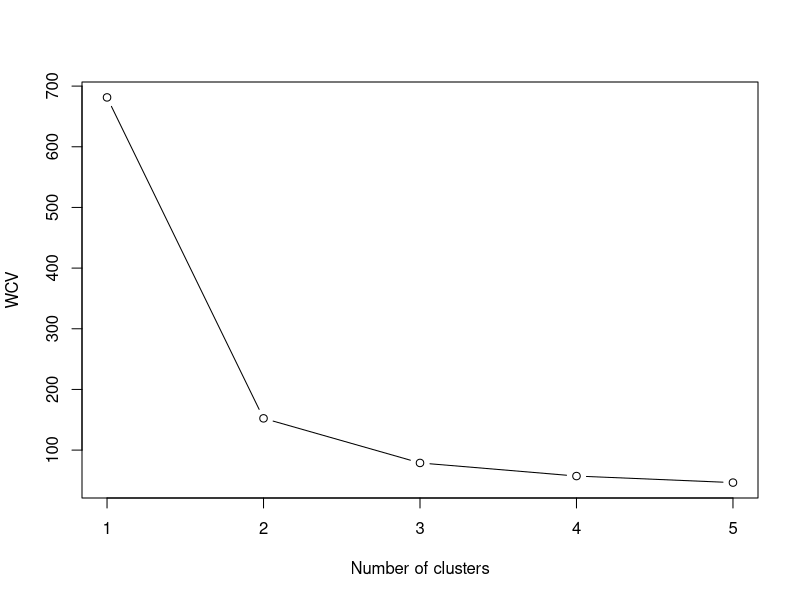
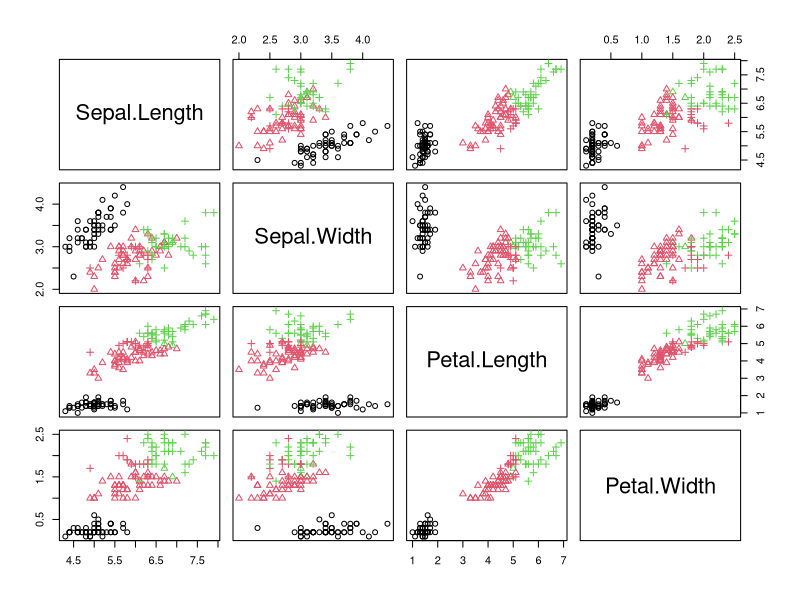
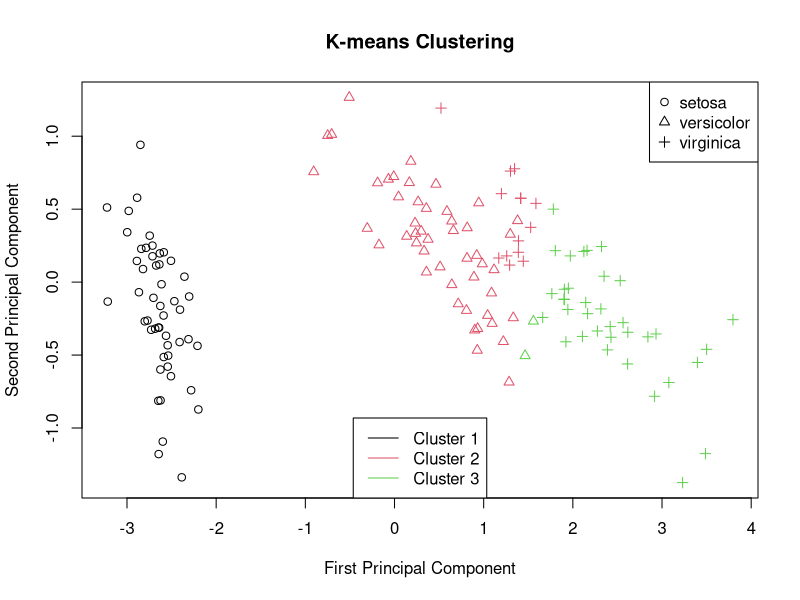
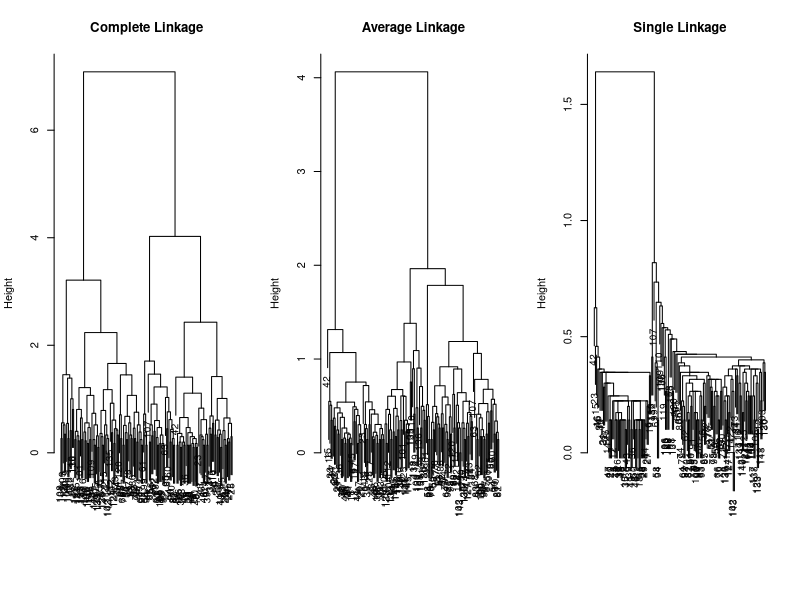
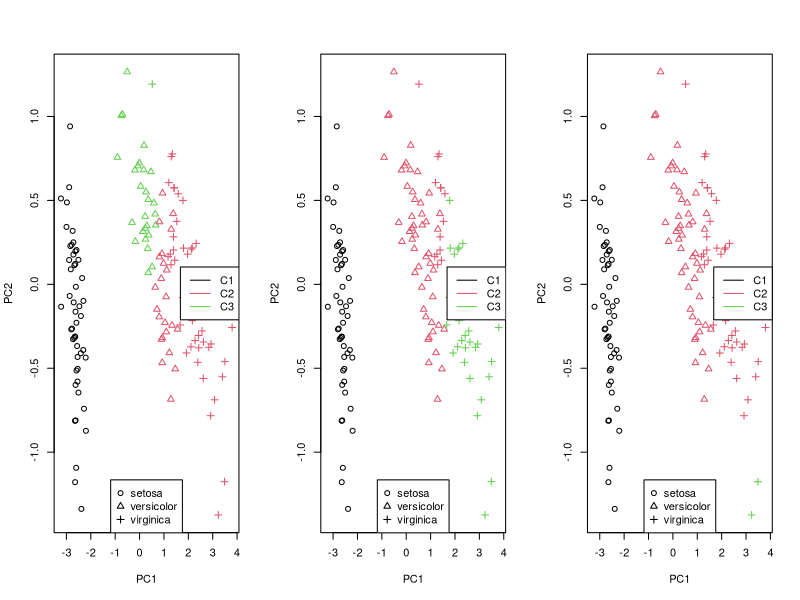
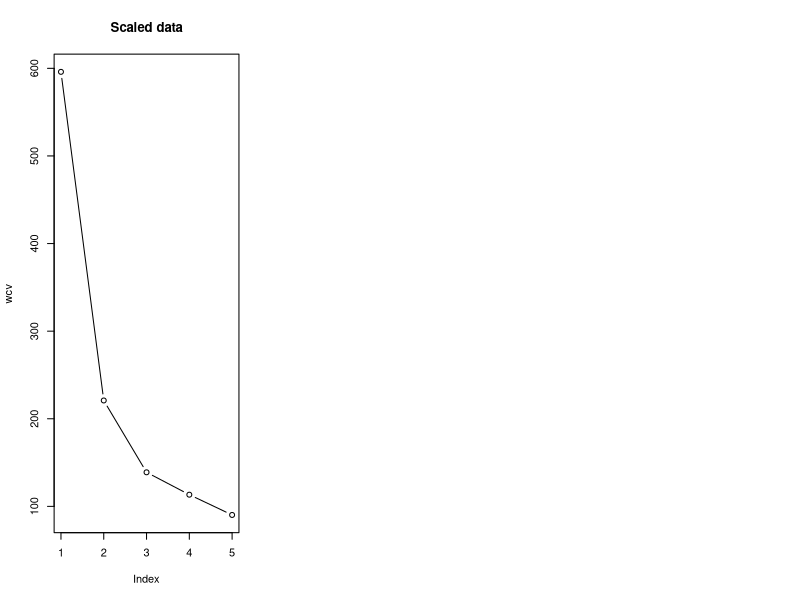
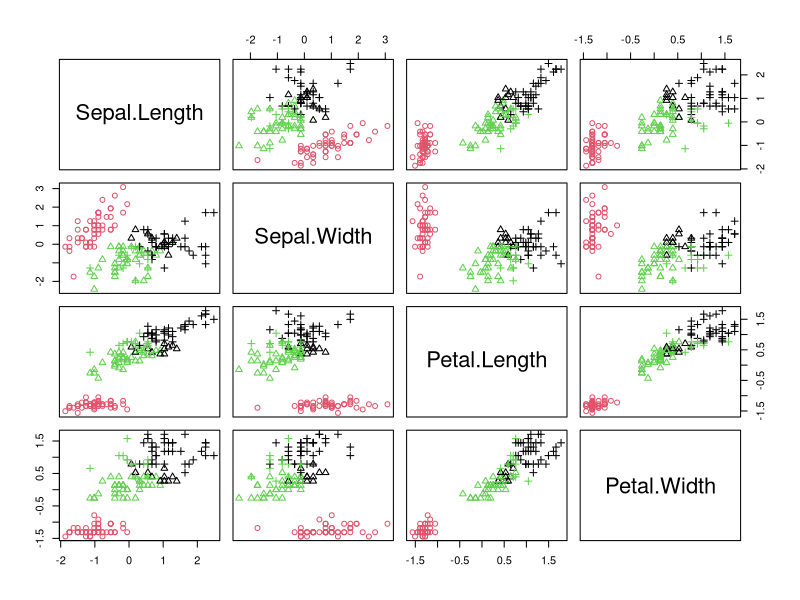
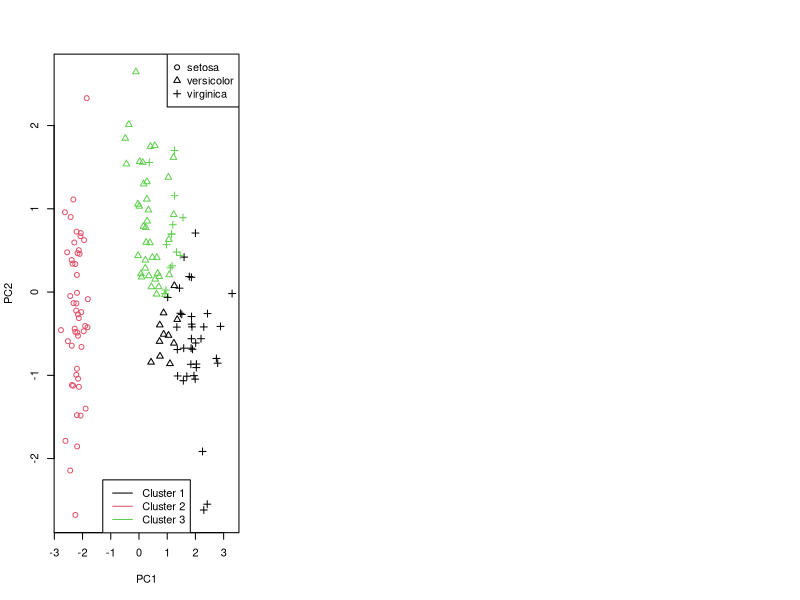

Write R code to recreate these figures, in order.
## ---- chunk 1
knitr::opts_chunk$set(echo = TRUE)
## ---- chunk 2
data = iris
data$Species = NULL
head(data)
## ---- chunk 3
k = 5
WCV = rep(NA, k)  #within-cluster variation
for (i in 1:k) {
  k_means_out = kmeans(data, centers = i, nstart = 20)
  WCV[i] = k_means_out$tot.withinss
}
plot(WCV, xlab = "Number of clusters", type = "b")
## ---- chunk 4
# Perform K-means with K = 3
set.seed(123)
k_best = 3
k_means_out = kmeans(data, centers = k_best, nstart = 20)
pairs(data, col = k_means_out$cluster, pch = as.numeric(as.factor(iris$Species)))
## ---- chunk 5
pca_out <- prcomp(data)
PC1 <- pca_out$x[, 1]
PC2 <- pca_out$x[, 2]
plot(PC1, PC2, col = k_means_out$cluster, pch = as.numeric(as.factor(
  iris$Species)), main = "K-means Clustering", xlab = "First Principal Component", 
  ylab = "Second Principal Component")

legend("topright", legend = levels(as.factor(iris$Species)), pch = 1:3)
legend("bottom", legend = c("Cluster 1", "Cluster 2", "Cluster 3"), col = 1:3, 
       lty = 1)
## ---- chunk 6
Best_Confusion_Matrix = function(confusion_matrix) {
  confusion_matrix = as.matrix(confusion_matrix)
  library(combinat)
  p = ncol(confusion_matrix)
  perm_vec = permn(1:p)
  
  acc_val = rep(NA, length(perm_vec))
  for (i in 1:length(perm_vec)) {
    cur_mat = confusion_matrix[perm_vec[[i]], ]
    acc_val[i] = sum(diag(cur_mat))/sum(confusion_matrix)
  }

  index = which.max(acc_val)
  best_acc_val = acc_val[index]
  best_mat = confusion_matrix[perm_vec[[index]], ]
  
  return(list(best_matrix = best_mat, best_acc = best_acc_val))
}
## ---- chunk 7
confusion_mat = table(k_means_out$cluster, iris$Species)
Best_Confusion_Matrix(confusion_mat)
## ---- chunk 8
cluster_complete <- hclust(dist(data), method = "complete")
cluster_average <- hclust(dist(data), method = "average")
cluster_single <- hclust(dist(data), method = "single")

par(mfrow = c(1, 3))
plot(cluster_complete, main = "Complete Linkage", xlab = "", sub = "", cex = 0.9)
plot(cluster_average, main = "Average Linkage", xlab = "", sub = "", cex = 0.9)
plot(cluster_single, main = "Single Linkage", xlab = "", sub = "", cex = 0.9)
## ---- chunk 9
cluster_complete_3 = cutree(cluster_complete, k = 3)
cc_table = table(cluster_complete_3, iris$Species)
Best_Confusion_Matrix(cc_table)

plot(PC1, PC2, col = cluster_complete_3, pch = as.numeric(as.factor(iris$Species)))
legend("right", c("C1", "C2", "C3"), col = 1:3, lty = 1)
legend("bottom", c(levels(iris$Species)), pch = 1:3)
## ---- chunk 10
cluster_average_3 = cutree(cluster_average, k = 3)
ca_table = table(cluster_average_3, iris$Species)
Best_Confusion_Matrix(ca_table)

plot(PC1, PC2, col = cluster_average_3, pch = as.numeric(as.factor(iris$Species)))
legend("right", c("C1", "C2", "C3"), col = 1:3, lty = 1)
legend("bottom", c(levels(iris$Species)), pch = 1:3)
## ---- chunk 11
cluster_single_3 = cutree(cluster_single, k = 3)
cs_table = table(cluster_single_3, iris$Species)
Best_Confusion_Matrix(cs_table)

plot(PC1, PC2, col = cluster_single_3, pch = as.numeric(as.factor(iris$Species)))
legend("right", c("C1", "C2", "C3"), col = 1:3, lty = 1)
legend("bottom", c(levels(iris$Species)), pch = 1:3)
## ---- chunk 12
data = scale(data)
head(data)
## ---- chunk 13
set.seed(123)
wcv = numeric(5)
for (i in 1:5) {
  k_means_out = kmeans(data, centers = i, nstart = 20)
  wcv[i] = k_means_out$tot.withinss
}
plot(wcv, type = "b", main = 'Scaled data')
## ---- chunk 14
k_best = 3
k_means_out = kmeans(data, centers = k_best, nstart = 20)
k_means_out
## ---- chunk 15
pairs(data, col = k_means_out$cluster, pch = as.numeric(iris$Species))
## ---- chunk 16
pc_out = prcomp(data)
PC1 = pc_out$x[,1]
PC2 = pc_out$x[,2]
plot(PC1, PC2, col = k_means_out$cluster, pch = as.numeric(iris$Species))
legend("topright", legend = levels(as.factor(iris$Species)), pch = 1:3)
legend("bottom", legend = c("Cluster 1", "Cluster 2", "Cluster 3"), col = 1:3, lty = 1)
